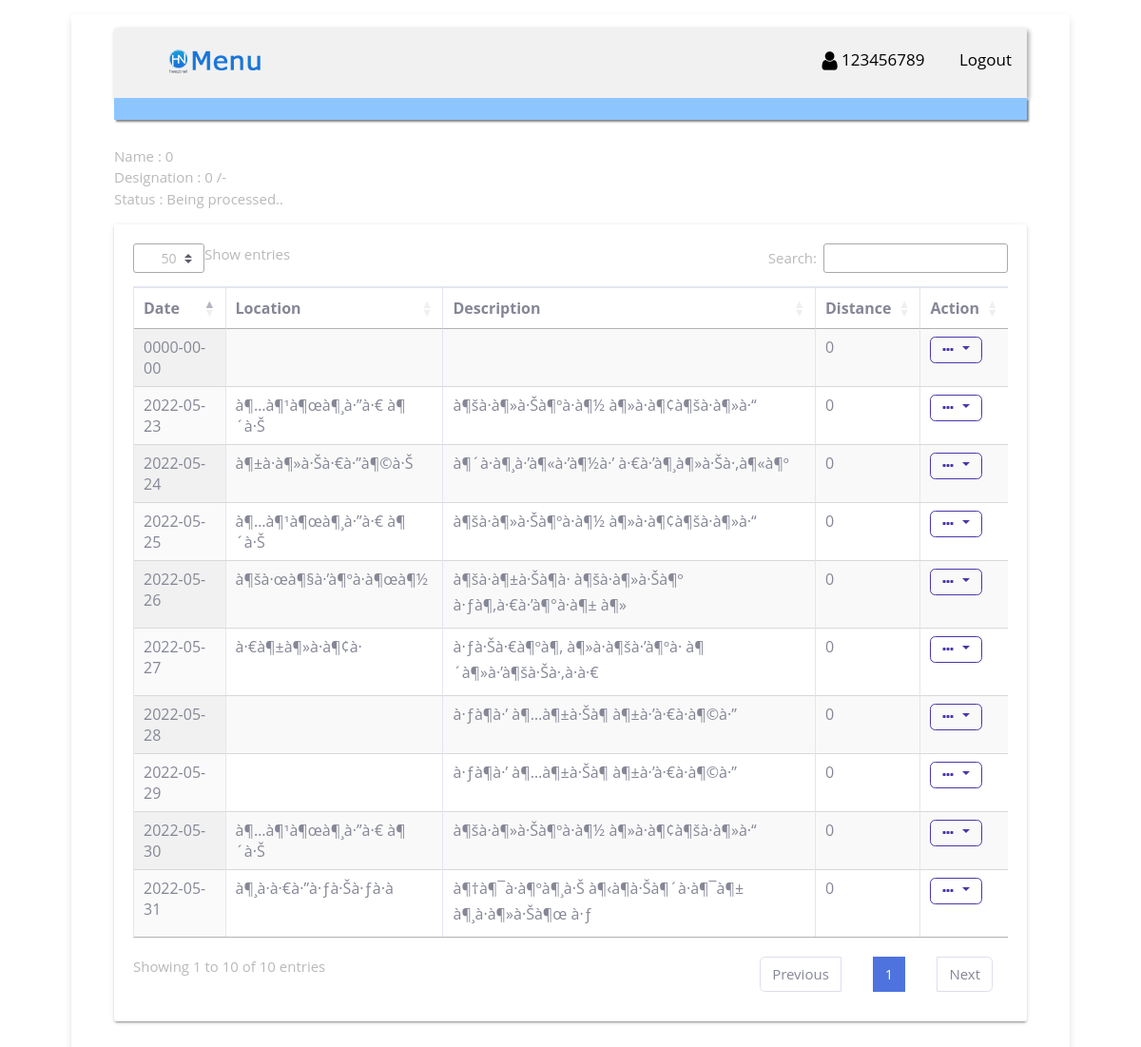
Screenshot of /dn_view.php (signed in) with the database file from the repository.
### tables this page shows
CREATE TABLE `status` (
  `st_id` int(11) NOT NULL,
  `status` varchar(20) NOT NULL
);

CREATE TABLE `dn_task` (
  `tid` int(11) NOT NULL,
  `dn_id` int(11) NOT NULL,
  `date` date NOT NULL,
  `loc` varchar(100) NOT NULL,
  `des` varchar(200) NOT NULL,
  `distance` int(11) NOT NULL
);

### hzdef_/defhome.php (called while the page is built, shortened)
<?php
function user_name($conn,$u_id){
					$sql = "SELECT * FROM profile where u_nic='".$u_id."'";
					$rs=$conn->query($sql);
					if ($rs->num_rows > 0)
							{
								while ($row = $rs->fetch_assoc())
									{ 	$id=$row['u_name_ini']; 	}
							}
					else    { $id=0;}
					return $id;
					}
function user_des($conn,$u_id){
					$sql = "SELECT * FROM profile where u_nic='".$u_id."'";
					$rs=$conn->query($sql);
					if ($rs->num_rows > 0)
							{
								while ($row = $rs->fetch_assoc())
									{ 	$id=$row['u_dec']; 	}
							}
					else    { $id=0;}
					return $id;
					}
function user_remark($conn,$u_id){
					$sql = "SELECT * FROM profile where u_nic='".$u_id."'";
					$rs=$conn->query($sql);
					if ($rs->num_rows > 0)
							{
								while ($row = $rs->fetch_assoc())
									{ 	$id=$row['remark']; 	}
							}
					else    { $id='-';}
					return $id;
					}
function desname_id($conn,$id){
					$sql = "SELECT * FROM designation where dec_id='".$id."'";
					$rs=$conn->query($sql);
					if ($rs->num_rows > 0)
							{
								while ($row = $rs->fetch_assoc())
									{ 	$id=$row['dec_name']; 	}
							}
					else    { $id=0;}
					return $id;
					}
function status($conn,$id){
					$sql = "SELECT * FROM status where st_id='".$id."'";
					$rs=$conn->query($sql);
					if ($rs->num_rows > 0)
							{
								while ($row = $rs->fetch_assoc())
									{ 	$id=$row['status']; 	}
							}
					else    { $id='Not Available';}
					return $id;
					}
function dn_nic($conn,$id){
					$sql = "SELECT * FROM dn where dn_id='".$id."'";
					$rs=$conn->query($sql);
					if ($rs->num_rows > 0)
							{
								while ($row = $rs->fetch_assoc())
									{ 	$id=$row['nic']; 	}
							}
					else    { $id=0;}
					return $id;
					}
function dn_status($conn,$id){
					$sql = "SELECT * FROM dn where dn_id='".$id."'";
					$rs=$conn->query($sql);
					if ($rs->num_rows > 0)
							{
								while ($row = $rs->fetch_assoc())
									{ 	$id=$row['status']; 	}
							}
					else    { $id=0;}
					return $id;
					}
?>

### dn_view.php (the view, shortened to what this page needs)
<?php
    if((!isset($_SESSION['s_cOde'])))
      {
        header("Location: index.php");
        exit();
      }
else{
        include "hzdef_/defhome.php";
        $dn_id=$_REQUEST['dn_id'];
        $nic=dn_nic($conn,$dn_id);
        $status=dn_status($conn,$dn_id);
        $st_name=status($conn,$status);
        $uname=user_name($conn,$nic);
        $des_id=user_des($conn,$nic);
        $remark=(user_remark($conn,$nic)==''?'':'/'.user_remark($conn,$nic));
        $des=desname_id($conn,$des_id);
        include_once('header.php');
}
?>
     <link rel="stylesheet" type="text/css" href="http://ajax.aspnetcdn.com/ajax/jquery.dataTables/1.9.4/css/jquery.dataTables.css">
<div style="padding-bottom: 12px;"></div>
<div class="row">
        <div class="col-xl-12 col-lg-12 col-md-12 col-sm-12 col-12">
          <div class="page-header">
          <p class="pageheader-title"> <?php echo "Name : $uname <BR>Designation : $des $remark<br>Status : $st_name" ?></p>
          </div>
        </div>
      </div>
<div class="column1" >
<div class="tile mb-6" >
<div class="row">
    <div class="col-lg-12" >
        <div class="panel panel-default">
              <div class="panel-body"><div>
            <div class="table-responsive" >
                    <table id="loadData2" class="table table-striped table-bordered table-hover display" >
                        <thead>
                            <tr>
                                <th>Date</th>
                                <th>Location</th>
                                <th>Description</th>
                                <th>Distance</th>
                                <th class="datatable-nosort">Action</th>
                            </tr>
                        </thead>
                    <tbody>
      <?php
        $sql="SELECT * FROM dn_task where dn_id='".$dn_id."' order by date";
        $run_ins = mysqli_query($conn, $sql);
        while ($row_ins=mysqli_fetch_array($run_ins))
        {   $id=$row_ins['tid'];
            $date = $row_ins['date'];
            $loc= $row_ins['loc'];
            $des= $row_ins['des'];
            $distance= $row_ins['distance'];
      ?>
      <tr>
          <td><?php echo  $date; ?> </td>
          <td> <?php echo  $loc; ?> </td>
          <td> <?php echo  $des; ?> </td>
          <td> <?php echo  $distance; ?> </td>
          <td>
          <div class="dropdown">
          <a class="btn btn-outline-primary dropdown-toggle" href="#" role="button" data-toggle="dropdown">
          <i class="fa fa-ellipsis-h"></i></a>
          </div>
                                </td>
                            </tr>
                            <?php  } ?>
                        </tbody>
                    </table>
                </div>
    </div>
  </div>
</div>
</div>
</div>
</div>
</div>
<?php include_once('footer.php') ?>

### hzstyle/myst.css (style rules this page uses)
* { box-sizing: border-box; }
body { margin:0; font-family: "Lato", sans-serif; }

### style/myst.css (style rules this page uses)
*, *:before, *:after { box-sizing: border-box; }
body { padding: 1em; font-family: "Open Sans", "Helvetica Neue", Helvetica, Arial, sans-serif; font-size: 15px; color: #b9b9b9; background-image: url(../image/bg.jpg); background-repeat: no-repeat; }
.row { zoom: 1; }
.row:before, .row:after { content: ""; display: table; }
.row:after { clear: both; }

### rows the page displays
status: status "Being processed.."
dn_task: date "0000-00-00", distance "0"
dn_task: date "2022-05-23", loc "à¶…à¶¹à¶œà¶¸à·”à·€ à¶´à·Š", des "à¶šà·à¶»à·Šà¶ºà·à¶½ à¶»à·à¶¢à¶šà·à¶»à·“", distance "0"
dn_task: date "2022-05-24", loc "à¶±à·à¶»à·Šà·€à·”à¶©à·Š", des "à¶´à·à¶¸à·’à¶«à·’à¶½à·’ à·€à·’à¶¸à¶»à·Šà·‚à¶«à¶º", distance "0"
dn_task: date "2022-05-25", loc "à¶…à¶¹à¶œà¶¸à·”à·€ à¶´à·Š", des "à¶šà·à¶»à·Šà¶ºà·à¶½ à¶»à·à¶¢à¶šà·à¶»à·“", distance "0"
dn_task: date "2022-05-26", loc "à¶šà·œà¶§à·’à¶ºà·à¶œà¶½", des "à¶šà·à¶±à·Šà¶­à· à¶šà·à¶»à·Šà¶º à·ƒà¶‚à·€à·’à¶°à·à¶± à¶»", distance "0"
dn_task: date "2022-05-27", loc "à·€à¶±à¶»à·à¶¢à·", des "à·ƒà·Šà·€à¶ºà¶‚ à¶»à·à¶šà·’à¶ºà· à¶´à¶»à·’à¶šà·Šà·‚à·à·€", distance "0"
dn_task: date "2022-05-28", des "à·ƒà¶­à·’ à¶…à¶±à·Šà¶­ à¶±à·’à·€à·à¶©à·”", distance "0"
dn_task: date "2022-05-29", des "à·ƒà¶­à·’ à¶…à¶±à·Šà¶­ à¶±à·’à·€à·à¶©à·”", distance "0"
dn_task: date "2022-05-30", loc "à¶…à¶¹à¶œà¶¸à·”à·€ à¶´à·Š", des "à¶šà·à¶»à·Šà¶ºà·à¶½ à¶»à·à¶¢à¶šà·à¶»à·“", distance "0"
dn_task: date "2022-05-31", loc "à¶¸à·à·€à·”à·ƒà·Šà·ƒà·à", des "à¶†à¶¯à·à¶ºà¶¸à·Š à¶‹à¶­à·Šà¶´à·à¶¯à¶± à¶¸à·à¶»à·Šà¶œ à·ƒ", distance "0"

### other values shown
$s_cOde "123456789"
$uname "0"
$des "0"
$remark "/-"
